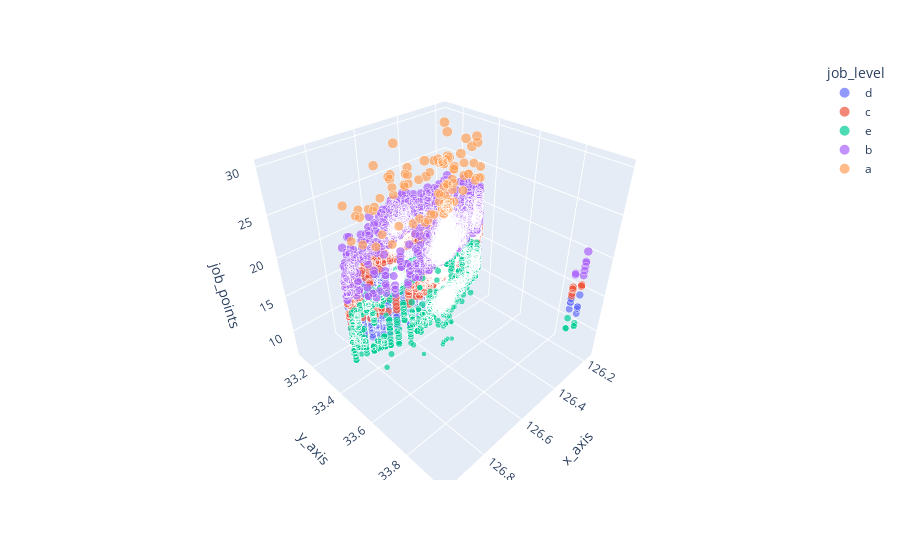

Notebook code cell kept with this figure:
### Code cell
# job_level 별 산점도
# 모든 항목이 해안가를 둘러싸고 거주중
px.scatter_3d(data, x = "x_axis", y = "y_axis", z= 'job_points', size='job_points', color='job_level', size_max = 10)

### Figure 1 — Plotly figure (JSON) as saved in the notebook; plotly's stock layout.template omitted (floating-point values rounded to 4 significant figures; data arrays with more than 128 entries replaced by an {"elided": "..."} marker saying what was removed)
{"data": [{"hovertemplate": "job_level=d<br>x_axis=%{x}<br>y_axis=%{y}<br>job_points=%{marker.size}<extra></extra>", "legendgroup": "d", "marker": {"color": "#636efa", "size": {"elided": "2558 float values"}, "sizemode": "area", "sizeref": 0.3, "symbol": "circle"}, "mode": "markers", "name": "d", "scene": "scene", "showlegend": true, "type": "scatter3d", "x": {"elided": "2558 float values"}, "y": {"elided": "2558 float values"}, "z": {"elided": "2558 float values"}}, {"hovertemplate": "job_level=c<br>x_axis=%{x}<br>y_axis=%{y}<br>job_points=%{marker.size}<extra></extra>", "legendgroup": "c", "marker": {"color": "#EF553B", "size": {"elided": "2573 float values"}, "sizemode": "area", "sizeref": 0.3, "symbol": "circle"}, "mode": "markers", "name": "c", "scene": "scene", "showlegend": true, "type": "scatter3d", "x": {"elided": "2573 float values"}, "y": {"elided": "2573 float values"}, "z": {"elided": "2573 float values"}}, {"hovertemplate": "job_level=e<br>x_axis=%{x}<br>y_axis=%{y}<br>job_points=%{marker.size}<extra></extra>", "legendgroup": "e", "marker": {"color": "#00cc96", "size": {"elided": "2572 float values"}, "sizemode": "area", "sizeref": 0.3, "symbol": "circle"}, "mode": "markers", "name": "e", "scene": "scene", "showlegend": true, "type": "scatter3d", "x": {"elided": "2572 float values"}, "y": {"elided": "2572 float values"}, "z": {"elided": "2572 float values"}}, {"hovertemplate": "job_level=b<br>x_axis=%{x}<br>y_axis=%{y}<br>job_points=%{marker.size}<extra></extra>", "legendgroup": "b", "marker": {"color": "#ab63fa", "size": {"elided": "2449 float values"}, "sizemode": "area", "sizeref": 0.3, "symbol": "circle"}, "mode": "markers", "name": "b", "scene": "scene", "showlegend": true, "type": "scatter3d", "x": {"elided": "2449 float values"}, "y": {"elided": "2449 float values"}, "z": {"elided": "2449 float values"}}, {"hovertemplate": "job_level=a<br>x_axis=%{x}<br>y_axis=%{y}<br>job_points=%{marker.size}<extra></extra>", "legendgroup": "a", "marker": {"color": "#FFA15A", "size": [25, 24.67, 30, 30, 25, 25, 27.5, 25.47, 24.78, 30, 25, 25, 25, 25, 25, 26.67, 30, 25, 25, 29, 27.5, 24.71, 25, 27.5, 25, 25, 30, 26.67, 25, 24.71, 30, 26.67, 25, 24.6, 25, 25, 30, 30, 30, 30, 25, 25.38, 26.67, 26.67, 25, 27.5, 27.5, 25, 30, 30, 28.33, 25.62, 25, 25, 25, 25, 25, 25, 25, 26, 26.67, 26.67, 25, 25, 24.59, 27.14, 25, 30, 25, 25, 30, 25, 27.5, 25, 25, 24.62, 30, 25, 25.83, 25, 25, 25, 30, 28.75, 25, 30, 25, 25, 25, 25, 30, 25.72, 26.62, 25, 30, 24.55, 26.25, 25, 25, 25, 25, 26, 25], "sizemode": "area", "sizeref": 0.3, "symbol": "circle"}, "mode": "markers", "name": "a", "scene": "scene", "showlegend": true, "type": "scatter3d", "x": [126.5, 126.5, 126.5, 126.5, 126.5, 126.5, 126.5, 126.5, 126.5, 126.5, 126.5, 126.3, 126.2, 126.9, 126.5, 126.6, 126.3, 126.6, 126.2, 126.5, 126.5, 126.5, 126.5, 126.4, 126.5, 126.5, 126.6, 126.6, 126.3, 126.7, 126.3, 126.5, 126.5, 126.5, 126.3, 126.5, 126.5, 126.5, 126.4, 126.5, 126.3, 126.6, 126.5, 126.6, 126.6, 126.9, 126.5, 126.3, 126.7, 126.3, 126.9, 126.9, 126.6, 126.4, 126.5, 126.3, 126.3, 126.7, 126.6, 126.3, 126.5, 126.4, 126.7, 126.7, 126.6, 126.5, 126.4, 126.3, 126.3, 126.8, 126.5, 126.5, 126.5, 126.8, 126.7, 126.8, 126.5, 126.5, 126.5, 126.5, 126.5, 126.5, 126.4, 126.7, 126.2, 126.3, 126.5, 126.4, 126.8, 126.4, 126.5, 126.5, 126.5, 126.5, 126.5, 126.5, 126.5, 126.6, 126.6, 126.3, 126.5, 126.7, 126.5], "y": [33.5, 33.51, 33.51, 33.51, 33.51, 33.51, 33.51, 33.48, 33.48, 33.48, 33.48, 33.41, 33.27, 33.45, 33.48, 33.27, 33.41, 33.53, 33.3, 33.51, 33.51, 33.5, 33.47, 33.49, 33.5, 33.5, 33.45, 33.25, 33.27, 33.47, 33.31, 33.49, 33.51, 33.49, 33.42, 33.49, 33.5, 33.5, 33.48, 33.48, 33.35, 33.26, 33.5, 33.24, 33.51, 33.37, 33.51, 33.29, 33.55, 33.47, 33.52, 33.52, 33.52, 33.45, 33.49, 33.36, 33.36, 33.31, 33.27, 33.25, 33.51, 33.27, 33.33, 33.31, 33.26, 33.48, 33.41, 33.42, 33.42, 33.32, 33.49, 33.48, 33.5, 33.53, 33.29, 33.47, 33.5, 33.5, 33.49, 33.26, 33.49, 33.49, 33.5, 33.27, 33.35, 33.22, 33.5, 33.26, 33.55, 33.24, 33.25, 33.24, 33.24, 33.25, 33.5, 33.5, 33.25, 33.49, 33.5, 33.41, 33.47, 33.55, 33.25], "z": [25, 24.67, 30, 30, 25, 25, 27.5, 25.47, 24.78, 30, 25, 25, 25, 25, 25, 26.67, 30, 25, 25, 29, 27.5, 24.71, 25, 27.5, 25, 25, 30, 26.67, 25, 24.71, 30, 26.67, 25, 24.6, 25, 25, 30, 30, 30, 30, 25, 25.38, 26.67, 26.67, 25, 27.5, 27.5, 25, 30, 30, 28.33, 25.62, 25, 25, 25, 25, 25, 25, 25, 26, 26.67, 26.67, 25, 25, 24.59, 27.14, 25, 30, 25, 25, 30, 25, 27.5, 25, 25, 24.62, 30, 25, 25.83, 25, 25, 25, 30, 28.75, 25, 30, 25, 25, 25, 25, 30, 25.72, 26.62, 25, 30, 24.55, 26.25, 25, 25, 25, 25, 26, 25]}], "layout": {"legend": {"itemsizing": "constant", "title": {"text": "job_level"}, "tracegroupgap": 0}, "margin": {"t": 60}, "scene": {"domain": {"x": [0, 1], "y": [0, 1]}, "xaxis": {"title": {"text": "x_axis"}}, "yaxis": {"title": {"text": "y_axis"}}, "zaxis": {"title": {"text": "job_points"}}}}}
